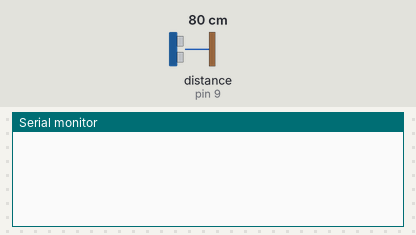
The sketch below on a simulated Arduino Uno, built with avr-gcc and run on an emulated ATmega328P. On the bench: the last lines printed to the serial monitor. Wiring (inferred from the names in the program): range finder with pulse-width output: data pin 9. Inputs (shaded band) come from the test bench; at power-on: distance to the obstacle (sensor on pin 9) 80 cm. The echo pulse lasts 58.3 µs per cm.

Above: at 1.2 s.
1.3 s: distance to the obstacle (sensor on pin 9) set to 2 cm
At 2.7 s:
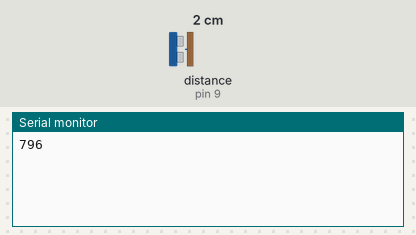
4.3 s: distance to the obstacle (sensor on pin 9) set to 4 cm
At 5.2 s:
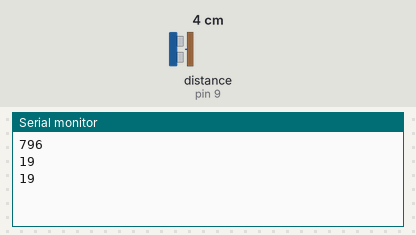
Timing chart, 0 to 7.3 s (numbered marks = the images above; inputs shaded):
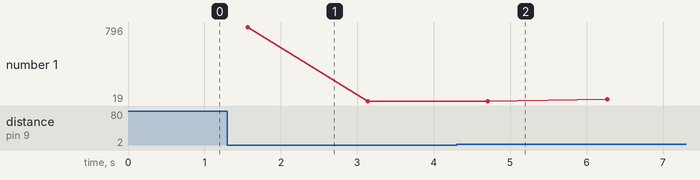

The sketch:

check_noise_with_MaxBotix.ino
```cpp
// (licence header left out)
//MaxBotix
//Set the pin to receive the signal.
const int pwPinMaxBotix = 9;//6 is RIGHT, 11 is LEFT, 9 is TOP
//variables needed to store values
const int arraysize = 31;//31  //quantity of values to find the median (sample size). Needs to be an odd number

//declare an array to store the samples. not necessary to zero the array values here, it just makes the code clearer
int rangevalueMaxBotix[arraysize], rangevalueHCSR04[arraysize]; //= {  0, 0, 0, 0, 0, 0, 0, 0, 0};
long pulseMaxBotix, pulseMEAN_MaxBotix = 0.0, pulseMEAN_HCSR04 = 0.0;
int modEMaxBotix, averageMaxBotix, rawsamplesMaxBotix;

int modEHCSR04;

long duration, distance; // Duration used to calculate distance

float t0=0.0,tn=0.0;

void setup()
{
  //Open up a serial connection
  Serial.begin(9600);
  pinMode(pwPinMaxBotix, INPUT);
  //Wait for the serial connection
//  Serial.print("t0=");
//  t0=millis();
//  Serial.println(t0);
//  delay(500);
}

//Main loop where the action takes place
void loop()
{
///////////////MAXBOTIX///////////////////////////////////////
//
  rawsamplesMaxBotix = pulseIn(pwPinMaxBotix, HIGH) / 5.82;//mm
  //Serial.println(rawsamplesMaxBotix);


  for (int i = 0; i < arraysize; i++)
  {

    pulseMaxBotix = pulseIn(pwPinMaxBotix, HIGH);
    rangevalueMaxBotix[i] = pulseMaxBotix / 5.82;//mm

//    pulseMEAN_MaxBotix = pulseMEAN_MaxBotix + rangevalueMaxBotix[i];

  }

//  pulseMEAN_MaxBotix = pulseMEAN_MaxBotix / arraysize;

//  Serial.print(pulseMEAN_MaxBotix);

  isort(rangevalueMaxBotix, arraysize);

  modEMaxBotix = mode(rangevalueMaxBotix, arraysize);

  Serial.println(modEMaxBotix);
//
////  Serial.println(pulseMEAN_MaxBotix);
//
//  Serial.print("tn=");
//  tn=millis();
//  Serial.println(tn);
}


/*-----------Functions------------*/
//Function to print the arrays.
void printArray(int *a, int n)
{
  for (int i = 0; i < n; i++)
  {
    Serial.print(a[i], DEC);
    Serial.print(' ');
  }

  Serial.println();
}

//Sorting function
// sort function (Author: Bill Gentles, Nov. 12, 2010)
void isort(int *a, int n) {
  //  *a is an array pointer function

  for (int i = 1; i < n; ++i)
  {
    int j = a[i];
    int k;
    for (k = i - 1; (k >= 0) && (j < a[k]); k--)
    {
      a[k + 1] = a[k];
    }
    a[k + 1] = j;
  }
}

//Mode function, returning the mode or median.
int mode(int *x, int n) {
  int i = 0;
  int count = 0;
  int maxCount = 0;
  int mode = 0;
  int bimodal;
  int prevCount = 0;

  while (i < (n - 1)) {
    prevCount = count;
    count = 0;

    while (x[i] == x[i + 1]) {
      count++;
      i++;
    }

    if (count > prevCount & count > maxCount) {
      mode = x[i];
      maxCount = count;
      bimodal = 0;
    }
    if (count == 0) {
      i++;
    }
    if (count == maxCount) { //If the dataset has 2 or more modes.
      bimodal = 1;
    }
    if (mode == 0 || bimodal == 1) { //Return the median if there is no mode.
      mode = x[(n / 2)];
    }
    return mode;
  }
}
```

Measured:
- plotted number 1: 19 → 39 after the input at 4.3 s
